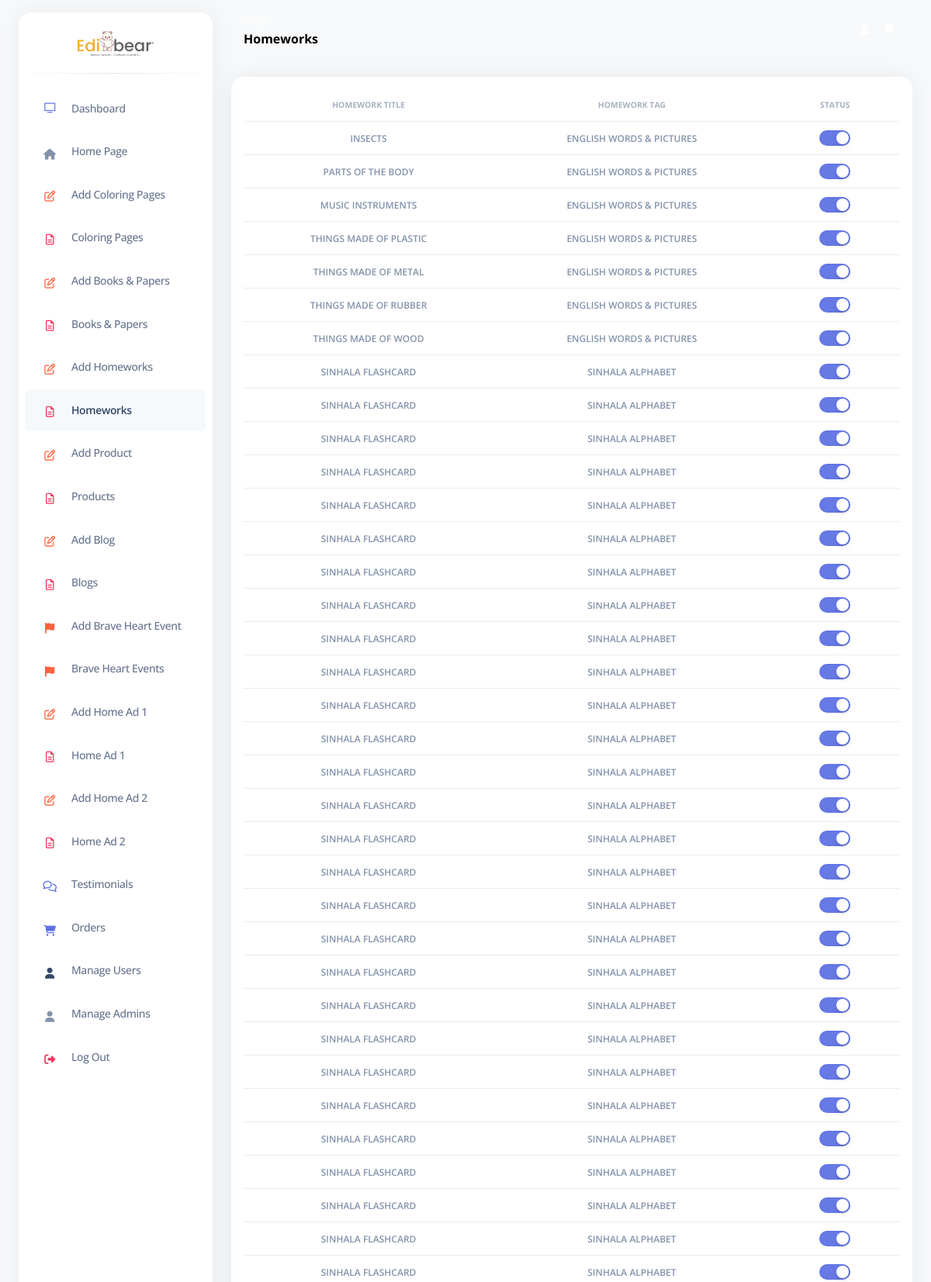
/admin-area/homework.php (upper part), run on the app's committed database.
### tables this page shows
CREATE TABLE `homework_details` (
  `id` int(11) NOT NULL,
  `tag` varchar(50) NOT NULL,
  `title` varchar(50) NOT NULL,
  `description` varchar(10000) NOT NULL,
  `image` varchar(20) NOT NULL,
  `video` varchar(100) NOT NULL,
  `video_status` int(11) NOT NULL,
  `status` int(11) NOT NULL DEFAULT 1,
  `timestamp` timestamp NOT NULL DEFAULT current_timestamp(),
  `pdfupload` varchar(20) NOT NULL,
  `download_count` int(11) NOT NULL,
  `language_id` int(11) DEFAULT NULL,
  `grade_id` int(11) DEFAULT NULL,
  `main_cat_id` int(11) DEFAULT NULL,
  `sub_cat_id` int(11) DEFAULT NULL
);

### classes/class.user.php (called while the page is built, shortened)
<?php
require_once('dbconfig.php');
class USER{
	private $conn;
	public function __construct(){
		$database = new Database();
		$this->conn = $database->dbConnection();
    }
	public function fetchAll($colsArr, $tablesArr, $condsArr, $orderBy="", $other="") {
		$this->bindParamArr = array();
		$query = $this->createSqlFields($colsArr);
		$query = $this->createSqlFrom($query, $tablesArr);
		$query = $this->createWhereClause($query, $condsArr);
		$query .= ($other=="") ? "" : " AND $other";
		$query .= ($orderBy=="") ? "" : " ORDER BY $orderBy";
		$stmt = $this->conn->prepare($query);
		$stmt->execute($this->bindParamArr);
		$dataRow = $stmt->fetchAll(PDO::FETCH_ASSOC);
		return($dataRow);
	}
	private function createSqlFields($colsArr) {
		if ( $colsArr == "" ) {
			$query = "SELECT *";
		} else {
			$query = "SELECT ";
			foreach ( $colsArr as $value ) {
				$query .= "$value,";
			}
			$query = substr($query, 0, -1);
		}
		return $query;
	}
	private function createSqlFrom($query, $tablesArr) {
		$query .= " FROM ";
		foreach ( $tablesArr as $value ) {
			$query .= "$value,";
		}
		$query = substr($query, 0, -1);
		return $query;
	}
	private function createWhereClause($query, $condsArr) {
		return $query;
	}
}

### classes/dbconfig.php (called while the page is built, shortened)
<?php
class Database{
    public function dbConnection(){
        $this->host = getenv('DB_HOST') ?: 'localhost';
        $this->db_name = getenv('DB_NAME') ?: '';
        $this->username = getenv('DB_USERNAME') ?: '';
        $this->password = getenv('DB_PASSWORD') ?: '';
        $this->conn = null;
        try{
            $this->conn = new PDO("mysql:host=" . $this->host . ";dbname=" . $this->db_name, $this->username, $this->password);
			$this->conn->setAttribute(PDO::ATTR_ERRMODE, PDO::ERRMODE_EXCEPTION);
        }catch(PDOException $exception){
            $errorMsg = "Connection error: " . $exception->getMessage();
            echo $errorMsg;
        }
        return $this->conn;
    }
}
?>

### admin-area/homework.php (the view, shortened to what this page needs)
<?php
  require_once("../classes/class.user.php");
  require_once("../classes/class.header.php");
  $adminHeader = new HEADER("homework");
  $user = new USER();
?>
<!DOCTYPE html>
<html lang="en">
<head>
  <?php echo $adminHeader->printAdminHeader(); ?>
</head>
<body class="g-sidenav-show   bg-gray-100">
  <div class="min-height-300 bg-primary position-absolute w-100"></div>
  <?php echo $adminHeader->printAdminNav(); ?>
  <main class="main-content position-relative border-radius-lg">
    <?php echo $adminHeader->printAdminNav2($adminHeader->getActivePageName()); ?>
    <div class="container-fluid py-4">
      <div class="row">
        <div class="col-12 mb-4">
          <div class="card">
            <div class="card-body p-3">
              <div class="table-responsive p-0">
                <table class="table align-items-center mb-0">
                  <thead>
                    <tr>
                      <th class="text-uppercase text-secondary text-xxs font-weight-bolder opacity-7 text-center">homework Title</th>
                      <th class="text-uppercase text-secondary text-xxs font-weight-bolder opacity-7 text-center">homework Tag</th>
                      <th class="text-uppercase text-secondary text-xxs font-weight-bolder opacity-7 text-center">Status</th>
                    </tr>
                  </thead>
                  <tbody>
                    <?php
                      foreach ( $user->fetchAll(array("id","tag","title","status"), array("homework_details"), "", "timestamp DESC") as $rowFetchhomework ) {
                        $homeworkID = $rowFetchhomework['id'];
                        $homeworkTag = $rowFetchhomework['tag'];
                        $homeworkTitle = $rowFetchhomework['title'];
                        $homeworkStatus = ($rowFetchhomework['status']=='1') ? "checked" : "";
                        echo "
                        <tr>
                          <td class='align-middle text-center cursorPointer' onclick='edithomework($homeworkID)'>
                            <span class='text-secondary text-xs font-weight-bold'>$homeworkTitle</span>
                          </td>
                          <td class='align-middle text-center cursorPointer' onclick='edithomework($homeworkID)'>
                            <span class='text-secondary text-xs font-weight-bold'>$homeworkTag</span>
                          </td>
                          <td class='align-middle text-center'>
                            <div class='form-check form-switch justify-content-center'>
                              <input class='form-check-input' type='checkbox' name='homeworkStatus$homeworkID' value='1' $homeworkStatus onchange='chnghomeworkSts($homeworkID)'>
                            </div>
                          </td>
                        </tr>
                        ";
                      }
                    ?>
                  </tbody>
                </table>
              </div>
            </div>
          </div>
        </div>
      </div>
    </div>
  </main>
</body>
</html>

### classes/class.header.php (style rules this page uses)
.min-height-300.bg-primary.position-absolute.w-100 { background: transparent !important; }

### data on the page
homework_details: title "INSECTS", tag "ENGLISH WORDS & PICTURES"
homework_details: title "PARTS OF THE BODY", tag "ENGLISH WORDS & PICTURES"
homework_details: title "MUSIC INSTRUMENTS", tag "ENGLISH WORDS & PICTURES"
homework_details: title "THINGS MADE OF PLASTIC", tag "ENGLISH WORDS & PICTURES"
homework_details: title "THINGS MADE OF METAL", tag "ENGLISH WORDS & PICTURES"
homework_details: title "THINGS MADE OF RUBBER", tag "ENGLISH WORDS & PICTURES"
homework_details: title "THINGS MADE OF WOOD", tag "ENGLISH WORDS & PICTURES"
homework_details: title "SINHALA FLASHCARD", tag "SINHALA ALPHABET"
homework_details: title "SINHALA FLASHCARD", tag "SINHALA ALPHABET"
homework_details: title "SINHALA FLASHCARD", tag "SINHALA ALPHABET"
homework_details: title "SINHALA FLASHCARD", tag "SINHALA ALPHABET"
homework_details: title "SINHALA FLASHCARD", tag "SINHALA ALPHABET"
homework_details: title "SINHALA FLASHCARD", tag "SINHALA ALPHABET"
homework_details: title "SINHALA FLASHCARD", tag "SINHALA ALPHABET"
homework_details: title "SINHALA FLASHCARD", tag "SINHALA ALPHABET"
homework_details: title "SINHALA FLASHCARD", tag "SINHALA ALPHABET"
homework_details: title "SINHALA FLASHCARD", tag "SINHALA ALPHABET"
homework_details: title "SINHALA FLASHCARD", tag "SINHALA ALPHABET"
homework_details: title "SINHALA FLASHCARD", tag "SINHALA ALPHABET"
homework_details: title "SINHALA FLASHCARD", tag "SINHALA ALPHABET"
homework_details: title "SINHALA FLASHCARD", tag "SINHALA ALPHABET"
homework_details: title "SINHALA FLASHCARD", tag "SINHALA ALPHABET"
homework_details: title "SINHALA FLASHCARD", tag "SINHALA ALPHABET"
homework_details: title "SINHALA FLASHCARD", tag "SINHALA ALPHABET"
homework_details: title "SINHALA FLASHCARD", tag "SINHALA ALPHABET"
homework_details: title "SINHALA FLASHCARD", tag "SINHALA ALPHABET"
homework_details: title "SINHALA FLASHCARD", tag "SINHALA ALPHABET"
homework_details: title "SINHALA FLASHCARD", tag "SINHALA ALPHABET"
homework_details: title "SINHALA FLASHCARD", tag "SINHALA ALPHABET"
homework_details: title "SINHALA FLASHCARD", tag "SINHALA ALPHABET"
homework_details: title "SINHALA FLASHCARD", tag "SINHALA ALPHABET"
homework_details: title "SINHALA FLASHCARD", tag "SINHALA ALPHABET"
homework_details: title "SINHALA FLASHCARD", tag "SINHALA ALPHABET"
homework_details: title "SINHALA FLASHCARD", tag "SINHALA ALPHABET"
homework_details: title "SINHALA FLASHCARD", tag "SINHALA ALPHABET"

### other printed values
$subArr['name'] "Dashboard"
$subArr['name'] "Home Page"
$subArr['name'] "Add Coloring Pages"
$subArr['name'] "Coloring Pages"
$subArr['name'] "Add Books & Papers"
$subArr['name'] "Books & Papers"
$subArr['name'] "Add Homeworks"
$subArr['name'] "Homeworks"
$subArr['name'] "Add Product"
$subArr['name'] "Products"
$subArr['name'] "Add Blog"
$subArr['name'] "Blogs"
$subArr['name'] "Add Brave Heart Event"
$subArr['name'] "Brave Heart Events"
$subArr['name'] "Add Home Ad 1"
